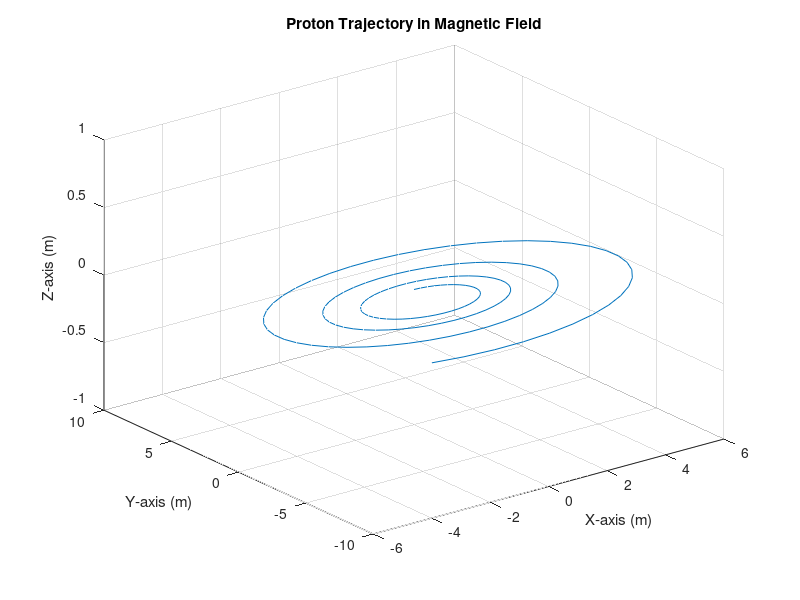

The MATLAB source for this figure: (Note: this script raises an error after producing the figure.)
% RAMDIM: Raytracing Algorithm for Magnetic Deflection of Ions in Media
% source: https://doi.org/10.1088/1361-6560/62/4/1548
% Author of this algorithm implementation: Yosef Emshani, 23.1.2024 15:08

% Define constants
E0 = 150; % Initial energy of the proton beam in MeV
B0 = [0, 0, 1.5]; % Magnetic flux density in Tesla
alpha = 2.43e-3; % Constant alpha in MeV^(-p)cm
p = 1.75; % Power-law exponent
q = 1.602e-19; % Elementary charge in Coulombs
m = 1.67262192e-27; % Mass of a proton in kg
c = 299792458; % Speed of light in m/s


% Calculate energy from MeV to J for further calculations
E_SI = E0*10^6 * 1.602176634 * 10^(-19);
disp(['with given energy ',num2str(E0), ' MeV, we get Joule ', num2str(E_SI)]);



% Calculate the non-relativistic initial velocity [m/s]
v_initial = sqrt(2*E_SI/m);
disp(['the inital non relativistic velocity is ', num2str(v_initial), ' m/s']);

% Calculate the initial lorentz factor and the relativistic velocity []
gamma_initial = 1 / sqrt(1 - (v_initial^2 / c^2)); % Lorentz factor
disp(['the relativistic lorentz factor is ', num2str(gamma_initial)]);


% Calculate the initial relativistic velocity [m/s]
v_rel = gamma_initial * v_initial;
disp(['the relativistic velocity is ', num2str(v_rel), ' m/s']);

% Calculate initial gyroradius by magnetic field  [m]
r_initial = (m * v_initial * gamma_initial) / (q * B0(3)); 
disp(['the initial gyroradius is  ', num2str(r_initial), ' m']);



% Calculate the range in water [cm]
R0 = alpha * E0^p;
disp(['the range in water is  ', num2str(R0), ' cm']);

% Define Thickness of the air gap [cm] (POSSIBLE FURTHER CONSIDERATIONS NEEDED!?)
d_air = 25;


% Define the step size for the trajectory calculation
ds = 0.1; % Step size in cm

% Define the number of steps for the trajectory calculation
n = round(R0 / ds);

% Initialize the proton position and velocity
x = [0; 0; 0]; % Initial position in cm
v = [v_rel; 0; 0]; % Initial velocity in m/s


%% Understand that there is a difference between the entrance position
%% of the proton beam at the surface of the water phantom and
%% the following positions inside the water phantom! Ref. eq. 16


% Define initial angle
angle_initial = asin(d_air/r_initial);

% Define 3x3 rotation matrix which rotates counter clockwise around z-axis
Rotation = [cos(angle_initial) -sin(angle_initial) 0;
            sin(angle_initial)  cos(angle_initial) 0;
            0           0          1];

% Calculate entrance position x1 of the proton beam at the surface of the
% water phantom
x1 = Rotation * x;
disp(['the entrance position on the surface is  [', num2str(x1(1)), ', ', num2str(x1(2)), ', ', num2str(x1(3)), ']']);

%Define time steps [s]
dt = 1e-9;

% Calculate the velocity coordinates
vx = v_initial * (cos((q * B0(3)*dt) / (gamma_initial * m)));
vy = v_initial * (sin((q * B0(3)*dt) / (gamma_initial * m)));
vz = 0;



%% Tracjectory calculation

% Initialize arrays to store position, velocity, and angles at each step
positions = zeros(n + 1, 3);
velocities = zeros(n + 1, 3);

% Setup array for initial conditions
%positions = [0,0,0];
%velocities = [v_rel,0,0];

positions(1, :) = x1;
velocities(1, :) = [v_rel,0,0];



% calculate Lorentz force with numerical integration!
for step = 1:n
    % Calculate Lorentz force
    F = q * cross(velocities(step, :), B0);
    
    % Update velocity and position using the equations of motion
    acceleration = F / m;

    velocities(step + 1, :) = velocities(step, :) + acceleration * dt;
    positions(step + 1, :) = positions(step, :) + velocities(step + 1, :) * dt;
end

disp([num2str(positions)]);

%function F = calculateLorentzForce(v, B0, q)
%    % Calculates the Lorentz force based on velocity v, magnetic field B0, and charge q
%    F = q * cross(v, B0);
%end


% Display results
figure;
plot3(positions(:, 1), positions(:, 2), positions(:, 3));
xlabel('X-axis (m)');
ylabel('Y-axis (m)');
zlabel('Z-axis (m)');
title('Proton Trajectory in Magnetic Field');
grid on;

%% Energy loss calculation using Bethe bloch formula


% Define material properties for liquid water
% Values taken from NIST: https://physics.nist.gov/PhysRefData/Star/Text/PSTAR.html
Z = 10;         % Atomic number for water (approximately)
A = 18.01528;   % Atomic mass for water (approximately)
I = 75.0;       % Mean excitation potential for water (eV)
ZoverA = Z/A;   % Z/A ratio

% Define particle properties
E = 1e6;        % Particle energy in MeV (for example, 1 MeV)
z = 1;          % Particle charge (for example, for a proton)

% Calculate stopping power
[dEdx, ShellCorr, DensityCorr] = BetheBloch(E, Z, A, ZoverA, I, z);

% Display results
fprintf('Stopping Power: %f MeV/cm\n', dEdx);
fprintf('Shell Correction: %f MeV/cm\n', ShellCorr);
fprintf('Density Correction: %f MeV/cm\n', DensityCorr);


function [dEdx, ShellCorr, DensityCorr] = BetheBloch(E, Z, A, ZoverA, I, z)
    % Constants
    me = 0.511; % MeV/c^2, electron mass
    K = 0.307; % MeV cm^2/mol, constant
    M = 9.10938356e-31; % kg, electron mass
    e = 1.60217662e-19; % C, elementary charge
    Na = 6.022e23; % mol^-1, Avogadro's number

    % Parameters
    beta = sqrt(E.^2./(E.^2 + 2*E*me)); % Velocity
    gamma = 1./sqrt(1 - beta.^2); % Lorentz factor
    Tmax = 2*me.*beta.^2.*gamma.^2./(1 + 2*gamma.*me./M + (me./M).^2); % Maximum kinetic energy transfer
    
    % Bethe-Bloch formula
    dEdx = K * ZoverA ./ beta.^2 .* (0.5 .* log(2*me.*beta.^2.*gamma.^2.*Tmax./(I^2)) - beta.^2 - delta(Z, beta, me, I)); 
    
    % Shell correction
    ShellCorr = log(2*me*beta.^2*gamma.^2.*Tmax./(I^2)) - 2 .* beta.^2;
    
    % Density correction
    X0 = 36.08; % cm, radiation length for air
    m = 3; % exponent
    C = 5.2146; % empirical constant for density correction
    X = log10(beta.*gamma);
    a = log10(X0);
    DensityCorr = log((X.^m + C)./(a.^m + C));
    
    dEdx = dEdx - ShellCorr - DensityCorr;
end


function d = delta(Z, beta, me, I)
    a = 0.5 * log(2 * me * beta.^2);
    b = log(I);
    z = log(Z);
    d = a - b - z;
end

